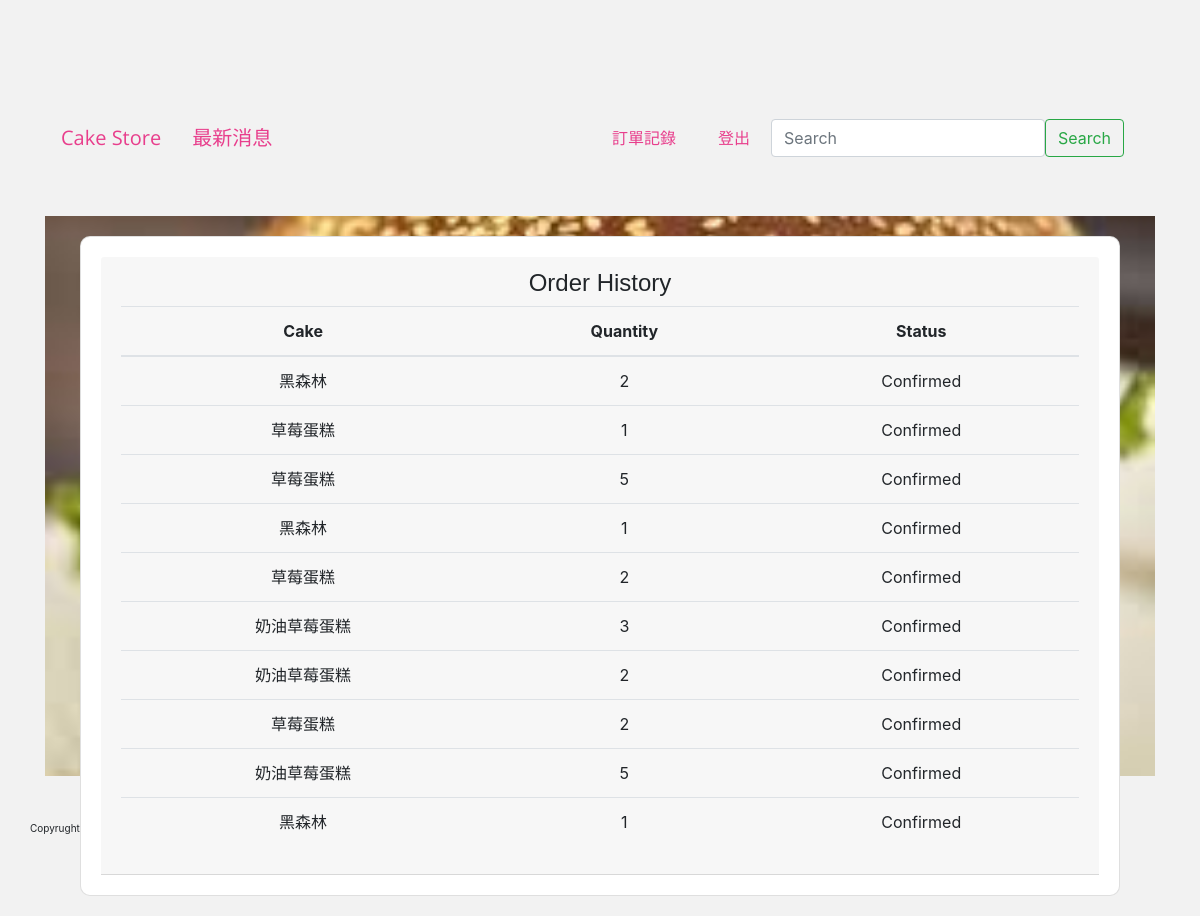
/order_history/ (signed in), run on the app's committed database.
### shop/models.py (models this page shows, shortened)
class Order(models.Model):
    user = models.ForeignKey(User, on_delete=models.CASCADE)
    cake = models.ForeignKey(Cake, on_delete=models.CASCADE)
    quantity = models.PositiveIntegerField()
    status = models.CharField(max_length=10, default='Pending')
    created_at = models.DateTimeField(auto_now_add=True) #確認新增自段

class Cake(models.Model):
    name = models.CharField(max_length=100)
    price = models.DecimalField(max_digits=5, decimal_places=2)
    image = models.ImageField(upload_to='cakes/')

### shop/views.py (the view)
# urls.py: path('order_history/', views.order_history, name='order_history'),
@login_required(login_url='/login/')
def order_history(request):
    orders = Order.objects.filter(user=request.user)
    return render(request,'shop/order_history.html', {'orders': orders})

### shop/templates/shop/order_history.html (shortened to what this page needs)
{% extends 'shop/header.html' %}
{% block content %}
<div class="container register-container">
    <div class="row justify-content-center">
        <div class="col-md-12">
            <div class="card">
                <div class="card-header text-center">
                    <h4>Order History</h4>
                    <table class="table">
                        <thead>
                            <tr>
                                <th>Cake</th>
                                <th>Quantity</th>
                                <th>Status</th>
                            </tr>
                        </thead>
                        <tbody>
                            {% for order in orders %}
                            <tr>
                                <td>{{ order.cake.name }}</td>
                                <td>{{ order.quantity }}</td>
                                <td>{{ order.status }}</td>
                            </tr>
                            {% endfor %}
                        </tbody>
                    </table>
                </div>
            </div>
            </div>
        </div>
    </div>
</div>
{% endblock %}

### static/css/style.css (style rules this page uses)
h1,h2,h3,h4,h5,h6 { font-family: 'Noto Sans TC', sans-serif; }
.container .row { background: url('./static/img/04.jpg'); background-size: cover; background-repeat: no-repeat; background-position: 50%; height: 70vh; margin-bottom: 0px; }

### static/css/basic.css (style rules this page uses)
:root { --black: #000000ff; --grey:#545454ff; --silver:#6f6f6fff; --spanish:#999999FF; --gainsboro:#e0e0e0ff; --white:#ffffffff; --pink: #F18AB8ff; --mimi: #F9CDDEff; --piggy: #FAE4EEff; --red: #FF0000ff; --empty:#ffffff00; --info: #2F80EDff; --success: #27AE60ff; --error: #EB5757ff; --warning: #E2B93Bff; --h1:30px; --h2:26px; --h3:24px; --h4:22px; --h5:20px; --h6:18px; --normal:16px; --small:14px; --mini:12px; --spacing1:8px; --spacing2:16px; --spacing3:24px; --spacing4:32px; --spacing5:40px; --spacing6:56px; --spacing7:72px; --spacing8:80px; --spacing9:96px; --spacing10:120px; --size_normal:10px; --size_basic:0.1; }
html,body { font-family: "Nanum Gothic","微軟正黑體","sans-serif"; color: var(--grey,#545454ff); height: 100%; font-size: var(--normal); }
h4 { font-size: var(--h4, 22px); font-weight: 400; line-height: calc(var(--size_basic, 0.1)*20); }

### static/css/style1.css (style rules this page uses)
.card { background-color: var(--white); padding: 20px; margin: 20px; }
.container { position: relative; cursor: pointer; }

### static/css/styles.css (style rules this page uses)
body { padding-top: 60px; }

### shop/templates/shop/header.html (style rules this page uses)
.container { margin-top: 50px; }

### shop/templates/shop/order_history.html (style rules this page uses)
body { background-color: #f2f2f2; }
.register-container { margin-top: 50px; }
.card { border-radius: 10px; }

### data on the page
Order: cake.name "黑森林", quantity "2", status "Confirmed"
Order: cake.name "草莓蛋糕", quantity "1", status "Confirmed"
Order: cake.name "草莓蛋糕", quantity "5", status "Confirmed"
Order: cake.name "黑森林", quantity "1", status "Confirmed"
Order: cake.name "草莓蛋糕", quantity "2", status "Confirmed"
Order: cake.name "奶油草莓蛋糕", quantity "3", status "Confirmed"
Order: cake.name "奶油草莓蛋糕", quantity "2", status "Confirmed"
Order: cake.name "草莓蛋糕", quantity "2", status "Confirmed"
Order: cake.name "奶油草莓蛋糕", quantity "5", status "Confirmed"
Order: cake.name "黑森林", quantity "1", status "Confirmed"
